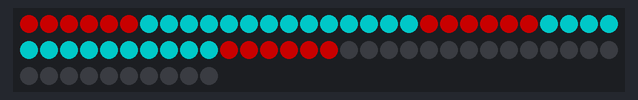
The sketch below on a simulated Arduino Uno, built with avr-gcc and run on an emulated ATmega328P. Shown: 70 RGB LEDs in strip order, left to right, continuing on the next row. Dim RGB values are drawn brighter than linear.

Above: at 1.66 s.
At 5.29 s:
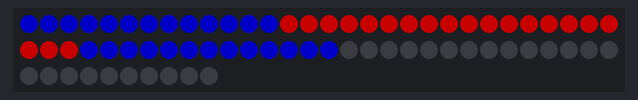
At 11.33 s:
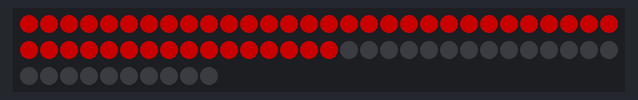
At 20.71 s:
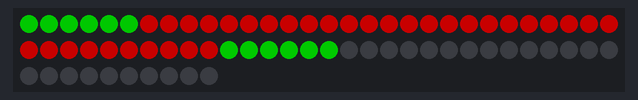
At 30.08 s:
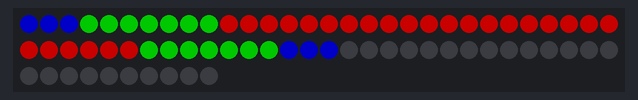
At 39.75 s:
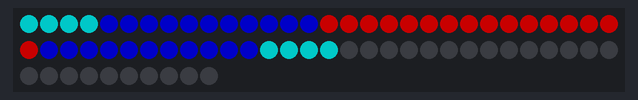

The sketch:

newLights.ino
```cpp
#include <Adafruit_NeoPixel.h>
#ifdef __AVR__
  #include <avr/power.h>
#endif

#define PIN 6

// Parameter 1 = number of pixels in strip
// Parameter 2 = Arduino pin number (most are valid)
// Parameter 3 = pixel type flags, add together as needed:
//   NEO_KHZ800  800 KHz bitstream (most NeoPixel products w/WS2812 LEDs)
//   NEO_KHZ400  400 KHz (classic 'v1' (not v2) FLORA pixels, WS2811 drivers)
//   NEO_GRB     Pixels are wired for GRB bitstream (most NeoPixel products)
//   NEO_RGB     Pixels are wired for RGB bitstream (v1 FLORA pixels, not v2)
Adafruit_NeoPixel strip = Adafruit_NeoPixel(70, PIN, NEO_GRB + NEO_KHZ800);

// IMPORTANT: To reduce NeoPixel burnout risk, add 1000 uF capacitor across
// pixel power leads, add 300 - 500 Ohm resistor on first pixel's data input
// and minimize distance between Arduino and first pixel.  Avoid connecting
// on a live circuit...if you must, connect GND first.

void setup() {
  //Serial.begin(115200);
   // This is for Trinket 5V 16MHz, you can remove these three lines if you are not using a Trinket
  #if defined (__AVR_ATtiny85__)
    if (F_CPU == 16000000) clock_prescale_set(clock_div_1);
  #endif
  // End of trinket special code
  strip.begin();
  strip.show(); // Initialize all pixels to 'of
  colorWipe(strip.Color(100, 0, 0), 50);
}

String getCommand()
{
  String output;
  while(Serial.available())
  {
    delay(5);
    output += char(Serial.read());
  }
  return output;
}

void loop() {
  colorWipe(strip.Color(100, 0, 0), 1);
  colorWipeMax(strip.Color(0, 100, 0), 1, 10);
  colorWipeMax(strip.Color(0, 0, 100), 1, 15);
  colorWipeMax(strip.Color(0, 100, 100), 1, 20);
  if(Serial.available())
  {
    String x = getCommand();
    //Serial.println(x);
  }
}

// Fill the dots one after the other with a color
void colorWipe(uint32_t c, uint8_t wait) {
  for(uint16_t i=0; i<23; i++) {
    strip.setPixelColor(i, c);
    strip.setPixelColor(45 - i, c);
    strip.show();
    delay(wait);
  }
}
// Fill the dots one after the other with a color
void colorWipeMax(uint32_t c, uint8_t wait, uint8_t maxVal) {
  for(uint16_t i=0; i<maxVal; i++) {
    strip.setPixelColor(i, c);
    strip.setPixelColor(45 - i, c);
    strip.show();
    delay(wait);
  }
}
```
